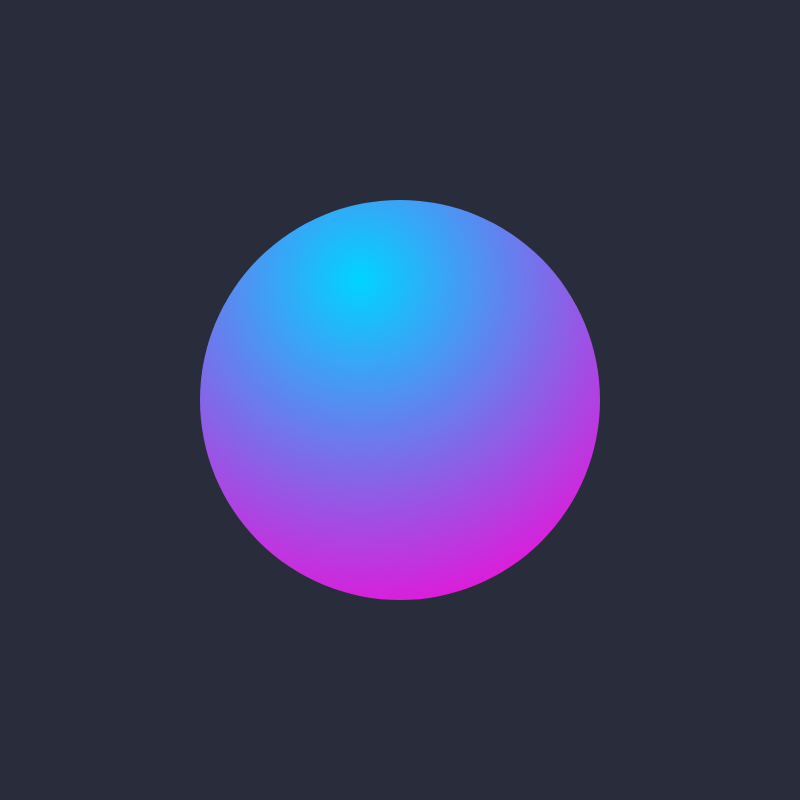
Frame 1 (no input)
Frame 60 (no input): identical to frame 1, image omitted
Frame 120 (the mouse pressed at the canvas centre since frame 60): identical to frame 1, image omitted

The p5.js sketch that drew this single still picture (run headless with seeded random() and noise() and a simulated clock; from frame 60 on, the mouse is pressed at the canvas centre):

// p5.js sketch
// ── sketch.js
function setup(){
  createCanvas(800, 800);
  angleMode(DEGREES);
  colorMode(HSB, 360, 100, 100, 100);
  noStroke();
}

function draw(){
  background(230, 30, 23);

  radialGradient(
    width/2-40, height/2-120, 0,//Start pX, pY, start circle radius
    width/2-40, height/2-120, 380,//End pX, pY, End circle radius
    color(190, 100, 100, 100), //Start color
    color(310, 100, 100, 100), //End color
  );
  ellipse(width/2, height/2, 400, 400);
  // shadow();
}

function radialGradient(sX, sY, sR, eX, eY, eR, colorS, colorE){
  let gradient = drawingContext.createRadialGradient(
    sX, sY, sR, eX, eY, eR
  );
  gradient.addColorStop(0, colorS);
  gradient.addColorStop(1, colorE);

  drawingContext.fillStyle = gradient;
}

function shadow(){
  drawingContext.shadowOffsetX = 10;
  drawingContext.shadowOffsetY = 10;
  drawingContext.shadowBlur = 16;
  drawingContext.shadowColor = color(230, 30, 18, 100);
}

// ── style.css
body{
  /* background-color: #47585c; /*color name: 錆鼠 さびねず*/ 
}
